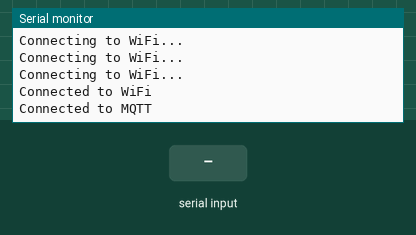
The sketch below on a simulated ESP8266 (NodeMCU). On the bench: the last lines printed to the serial monitor. The inputs (shaded band) are chosen by the test bench. WiFi joins after 1.5 s; servers stay silent unless stated; no MQTT or app messages arrive unless stated.

Above: at 2.7 s.
2.8 s: "1" received over the second serial link
At 4.6 s:
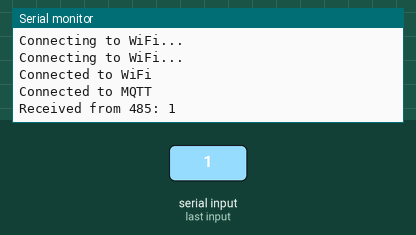
5.1 s: "0" received over the second serial link
At 6.2 s:
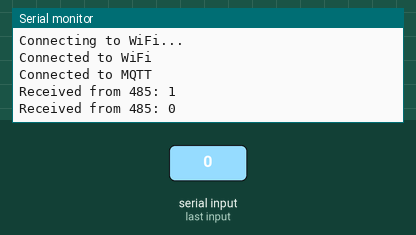
6.6 s: "2" received over the second serial link
At 7.0 s:
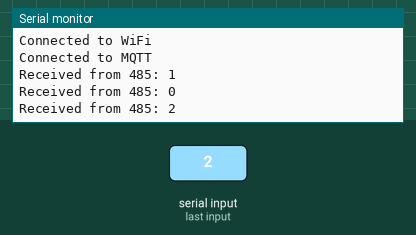

Measured:
- after the input at 2.8 s, the serial monitor: prints a new line after 0.87 s (image 1)
- after the input at 5.1 s, the serial monitor: prints a new line after 0.57 s (image 2)
- after the input at 6.6 s, the serial monitor: prints a new line after 0.07 s (image 3)

The sketch:

zhuji9600test.ino
```cpp
#include <ESP8266WiFi.h>
#include <PubSubClient.h>
#include <SoftwareSerial.h>

// MQTT服务器配置
const char* ssid = "moi";
const char* password = "pikaqiuyeye";
const char* mqtt_server = "112.4.115.127";
const int mqtt_port = 1883;
//const char* mqtt_user = "xixixi";
//const char* mqtt_password = "MQTT_PASSWORD";
const char* mqtt_topic = "your/topic";

// 485通信配置
SoftwareSerial mySerial(3, 1);  // RX, TX（GPIO3，GPIO1）

WiFiClient espClient;
PubSubClient client(espClient);

// 初始化485通信
void init485() {
  mySerial.begin(115200);  // 设置485波特率
}

// 连接WiFi
void connectWiFi() {
  WiFi.begin(ssid, password);
  while (WiFi.status() != WL_CONNECTED) {
    delay(500);
    Serial.println("Connecting to WiFi...");
  }
  Serial.println("Connected to WiFi");
}

// 连接MQTT
void connectMQTT() {
  client.setServer(mqtt_server, mqtt_port);
  while (!client.connected()) {
    if (client.connect("ESP8266Client")) {
      Serial.println("Connected to MQTT");
    } else {
      Serial.print("Failed to connect to MQTT, rc=");
      Serial.print(client.state());
      delay(5000);
    }
  }
}

// 发送数据到485从机
void send485Data(const char* data) {
  mySerial.print(data);  // 直接通过软件串口发送数据
  delay(10);  // 等待发送完成
}

// 接收485从机返回的数据
String receive485Data() {
  String receivedData = "";
  if (mySerial.available()) {
    while (mySerial.available()) {
      char c = mySerial.read();
      receivedData += c;
      delay(3);  // 等待下一个字符
    }
  }
  return receivedData;
}

void setup() {
  Serial.begin(115200);
  init485();
  connectWiFi();
  connectMQTT();
}

void loop() {
  if (!client.connected()) {
    connectMQTT();
  }
  client.loop();

  // 每5秒发送一次数据到485从机
  static unsigned long lastSendTime = 0;
  if (millis() - lastSendTime > 1000) {
    lastSendTime = millis();
    send485Data("666");  // 发送数据"666"到485从机
    delay(100);  // 等待从机响应
    String receivedData = receive485Data();  // 接收从机返回的数据
    if (receivedData.length() > 0) {
      Serial.print("Received from 485: ");
      Serial.println(receivedData);
      client.publish(mqtt_topic, receivedData.c_str());  // 将数据发送到MQTT服务器
    }
  }
}
```
